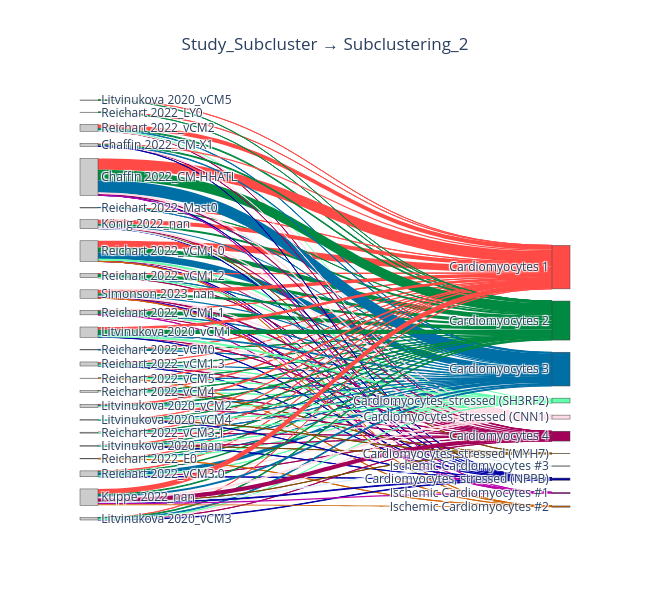

Source (notebook cell):
### Code cell
FIB.obs["Study_Subcluster"] = FIB.obs["Study"].astype(str) + "_" + FIB.obs["Subcluster"].astype(str)
fig = sankey_from_obs(FIB, "Study_Subcluster", "Subclustering_2", normalize="total", min_count=30,
                     width=650,
    height=600)

fig.show()
fig.write_html("sankey_condition_to_celltype.html")

### Figure 1 — Plotly figure (JSON) as saved in the notebook; plotly's stock layout.template omitted (floating-point values rounded to 4 significant figures; data arrays with more than 128 entries replaced by an {"elided": "..."} marker saying what was removed)
{"data": [{"arrangement": "snap", "link": {"color": {"elided": "148 str values"}, "source": {"elided": "148 int values"}, "target": {"elided": "148 int values"}, "value": {"elided": "148 float values"}}, "node": {"color": ["#cccccc", "#cccccc", "#cccccc", "#cccccc", "#cccccc", "#cccccc", "#cccccc", "#cccccc", "#cccccc", "#cccccc", "#cccccc", "#cccccc", "#cccccc", "#cccccc", "#cccccc", "#cccccc", "#cccccc", "#cccccc", "#cccccc", "#cccccc", "#cccccc", "#cccccc", "#cccccc", "#cccccc", "#cccccc", "#cccccc", "#cccccc", "#cccccc", "#cccccc", "#cccccc", "#cccccc", "#cccccc", "#cccccc", "#cccccc", "#cccccc", "#cccccc", "#cccccc", "#cccccc", "#cccccc", "#cccccc", "#cccccc", "#cccccc", "#cccccc", "#cccccc", "#cccccc", "#cccccc", "#cccccc", "#cccccc", "#cccccc", "#cccccc", "#cccccc", "#cccccc", "#cccccc", "#cccccc", "#cccccc", "#cccccc", "#cccccc", "#cccccc", "#cccccc", "#cccccc", "#cccccc", "#cccccc", "#cccccc", "#cccccc", "#cccccc", "#cccccc", "#ff4a46", "#008941", "#006fa6", "#a30059", "#ffdbe5", "#7a4900", "#0000a6", "#63ffac", "#b903aa", "#d16100", "#ddefff"], "label": ["Reichart 2022_vCM1.0", "Reichart 2022_vCM2", "Reichart 2022_vCM3.0", "Reichart 2022_vCM1.3", "Reichart 2022_vCM1.2", "Reichart 2022_vCM1.1", "Reichart 2022_vCM4", "Reichart 2022_E0", "Reichart 2022_vCM3.1", "Reichart 2022_vCM5", "Reichart 2022_LY0", "Reichart 2022_Mast0", "Reichart 2022_vCM0", "Reichart 2022_MY0", "Reichart 2022_vFB0", "Reichart 2022_SMC_lowQC", "Reichart 2022_EC1.0", "Reichart 2022_NC4", "Reichart 2022_NC1.0", "Reichart 2022_PC_lowQC", "Reichart 2022_AD0", "Reichart 2022_Meso", "Reichart 2022_vFB1.2", "Reichart 2022_NC3", "Reichart 2022_SMC2", "Reichart 2022_unclassified.MP3", "Reichart 2022_prolif_Myeloids", "Reichart 2022_vFB1.0", "König 2022_nan", "Simonson 2023_nan", "Chaffin 2022_CM-HHATL", "Chaffin 2022_CM-X1", "Chaffin 2022_EC-X1", "Chaffin 2022_nan", "Chaffin 2022_FB-CNTNAP2", "Chaffin 2022_FB-X1", "Chaffin 2022_EC-Endocardial", "Chaffin 2022_CM-LOXL2", "Chaffin 2022_FB-PTCHD4", "Chaffin 2022_FB-ActFB", "Chaffin 2022_VSMC-SULF1", "Chaffin 2022_EC-DKK2", "Chaffin 2022_VSMC-X2", "Chaffin 2022_FB-TLL2", "Chaffin 2022_VSMC-X1", "Chaffin 2022_EC-Lymphatic", "Chaffin 2022_MP-Non-macrophage", "Chaffin 2022_LC-X2", "Chaffin 2022_PC-S1", "Chaffin 2022_EC-LHX6", "Litvinukova 2020_vCM1", "Litvinukova 2020_vCM2", "Litvinukova 2020_nan", "Litvinukova 2020_vCM3", "Litvinukova 2020_vCM4", "Litvinukova 2020_vCM5", "Litvinukova 2020_NC1", "Litvinukova 2020_PC4_CMC-like", "Litvinukova 2020_NC4", "Litvinukova 2020_EC10_CMC-like", "Litvinukova 2020_EC1_cap", "Litvinukova 2020_Adip4", "Litvinukova 2020_EC9_FB-like", "Litvinukova 2020_Mast", "Litvinukova 2020_FB7", "Kuppe 2022_nan", "Cardiomyocytes 1", "Cardiomyocytes 2", "Cardiomyocytes 3", "Cardiomyocytes 4", "Cardiomyocytes, stressed (CNN1)", "Cardiomyocytes, stressed (MYH7)", "Cardiomyocytes, stressed (NPPB)", "Cardiomyocytes, stressed (SH3RF2)", "Ischemic Cardiomyocytes #1", "Ischemic Cardiomyocytes #2", "Ischemic Cardiomyocytes #3"], "pad": 15, "thickness": 18}, "type": "sankey", "valueformat": ".2f"}], "layout": {"font": {"size": 12}, "height": 600, "title": {"text": "Study_Subcluster → Subclustering_2", "x": 0.5}, "width": 650}}
